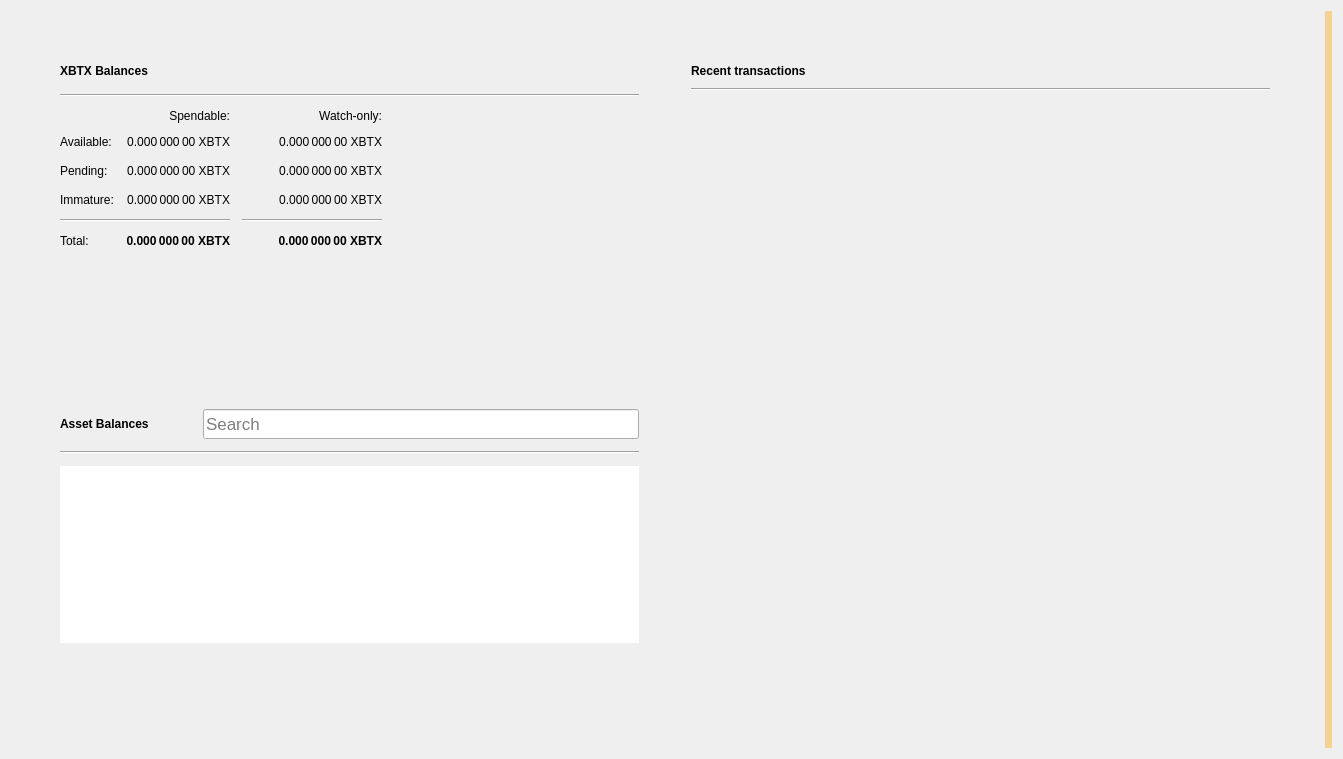
<?xml version="1.0" encoding="UTF-8"?>
<ui version="4.0">
 <class>OverviewPage</class>
 <widget class="QWidget" name="OverviewPage">
  <property name="geometry">
   <rect>
    <x>0</x>
    <y>0</y>
    <width>1343</width>
    <height>759</height>
   </rect>
  </property>
  <property name="windowTitle">
   <string>Form</string>
  </property>
  <property name="autoFillBackground">
   <bool>false</bool>
  </property>
  <layout class="QGridLayout" name="gridLayout_3">
   <item row="0" column="1">
    <layout class="QVBoxLayout" name="verticalLayout_7">
     <property name="spacing">
      <number>0</number>
     </property>
     <property name="leftMargin">
      <number>0</number>
     </property>
     <property name="topMargin">
      <number>0</number>
     </property>
     <property name="rightMargin">
      <number>0</number>
     </property>
     <property name="bottomMargin">
      <number>0</number>
     </property>
     <item>
      <layout class="QHBoxLayout" name="horizontalLayout" stretch="0,0">
       <property name="spacing">
        <number>34</number>
       </property>
       <property name="sizeConstraint">
        <enum>QLayout::SetMaximumSize</enum>
       </property>
       <property name="leftMargin">
        <number>40</number>
       </property>
       <property name="topMargin">
        <number>40</number>
       </property>
       <property name="rightMargin">
        <number>40</number>
       </property>
       <property name="bottomMargin">
        <number>40</number>
       </property>
       <item>
        <layout class="QVBoxLayout" name="verticalLayout_2">
         <property name="spacing">
          <number>34</number>
         </property>
         <property name="rightMargin">
          <number>0</number>
         </property>
         <item>
          <widget class="QFrame" name="frame">
           <property name="sizePolicy">
            <sizepolicy hsizetype="Preferred" vsizetype="Preferred">
             <horstretch>0</horstretch>
             <verstretch>0</verstretch>
            </sizepolicy>
           </property>
           <property name="frameShape">
            <enum>QFrame::NoFrame</enum>
           </property>
           <property name="frameShadow">
            <enum>QFrame::Raised</enum>
           </property>
           <property name="lineWidth">
            <number>10</number>
           </property>
           <layout class="QVBoxLayout" name="verticalLayout_4">
            <property name="spacing">
             <number>12</number>
            </property>
            <item>
             <layout class="QHBoxLayout" name="horizontalLayout_4">
              <item>
               <widget class="QLabel" name="XBTXBalancesLabel">
                <property name="font">
                 <font>
                  <weight>75</weight>
                  <bold>true</bold>
                 </font>
                </property>
                <property name="text">
                 <string>XBTX Balances</string>
                </property>
               </widget>
              </item>
              <item>
               <widget class="QPushButton" name="labelWalletStatus">
                <property name="enabled">
                 <bool>true</bool>
                </property>
                <property name="maximumSize">
                 <size>
                  <width>30</width>
                  <height>16777215</height>
                 </size>
                </property>
                <property name="toolTip">
                 <string>The displayed information may be out of date. Your wallet automatically synchronizes with the BitcoinSubsidium network after a connection is established, but this process has not completed yet.</string>
                </property>
                <property name="text">
                 <string/>
                </property>
                <property name="icon">
                 <iconset>
                  <normaloff>:/icons/warning</normaloff>
                  <disabledoff>:/icons/warning</disabledoff>:/icons/warning</iconset>
                </property>
                <property name="iconSize">
                 <size>
                  <width>24</width>
                  <height>24</height>
                 </size>
                </property>
                <property name="flat">
                 <bool>true</bool>
                </property>
               </widget>
              </item>
              <item>
               <spacer name="horizontalSpacer_3">
                <property name="orientation">
                 <enum>Qt::Horizontal</enum>
                </property>
                <property name="sizeHint" stdset="0">
                 <size>
                  <width>40</width>
                  <height>20</height>
                 </size>
                </property>
               </spacer>
              </item>
             </layout>
            </item>
            <item>
             <widget class="Line" name="line_2">
              <property name="orientation">
               <enum>Qt::Horizontal</enum>
              </property>
             </widget>
            </item>
            <item>
             <layout class="QGridLayout" name="gridLayout">
              <property name="spacing">
               <number>12</number>
              </property>
              <item row="3" column="2">
               <widget class="QLabel" name="labelWatchImmature">
                <property name="font">
                 <font>
                  <weight>50</weight>
                  <bold>false</bold>
                 </font>
                </property>
                <property name="cursor">
                 <cursorShape>IBeamCursor</cursorShape>
                </property>
                <property name="toolTip">
                 <string>Mined balance in watch-only addresses that has not yet matured</string>
                </property>
                <property name="text">
                 <string notr="true">0.000 000 00 XBTX</string>
                </property>
                <property name="alignment">
                 <set>Qt::AlignRight|Qt::AlignTrailing|Qt::AlignVCenter</set>
                </property>
                <property name="textInteractionFlags">
                 <set>Qt::LinksAccessibleByMouse|Qt::TextSelectableByKeyboard|Qt::TextSelectableByMouse</set>
                </property>
               </widget>
              </item>
              <item row="2" column="3">
               <spacer name="horizontalSpacer_2">
                <property name="orientation">
                 <enum>Qt::Horizontal</enum>
                </property>
                <property name="sizeHint" stdset="0">
                 <size>
                  <width>40</width>
                  <height>20</height>
                 </size>
                </property>
               </spacer>
              </item>
              <item row="1" column="0">
               <widget class="QLabel" name="labelBalanceText">
                <property name="text">
                 <string>Available:</string>
                </property>
               </widget>
              </item>
              <item row="1" column="2">
               <widget class="QLabel" name="labelWatchAvailable">
                <property name="font">
                 <font>
                  <weight>50</weight>
                  <bold>false</bold>
                 </font>
                </property>
                <property name="cursor">
                 <cursorShape>IBeamCursor</cursorShape>
                </property>
                <property name="toolTip">
                 <string>Your current balance in watch-only addresses</string>
                </property>
                <property name="text">
                 <string notr="true">0.000 000 00 XBTX</string>
                </property>
                <property name="alignment">
                 <set>Qt::AlignRight|Qt::AlignTrailing|Qt::AlignVCenter</set>
                </property>
                <property name="textInteractionFlags">
                 <set>Qt::LinksAccessibleByMouse|Qt::TextSelectableByKeyboard|Qt::TextSelectableByMouse</set>
                </property>
               </widget>
              </item>
              <item row="2" column="1">
               <widget class="QLabel" name="labelUnconfirmed">
                <property name="font">
                 <font>
                  <weight>50</weight>
                  <bold>false</bold>
                 </font>
                </property>
                <property name="cursor">
                 <cursorShape>IBeamCursor</cursorShape>
                </property>
                <property name="toolTip">
                 <string>Total of transactions that have yet to be confirmed, and do not yet count toward the spendable balance</string>
                </property>
                <property name="text">
                 <string notr="true">0.000 000 00 XBTX</string>
                </property>
                <property name="alignment">
                 <set>Qt::AlignRight|Qt::AlignTrailing|Qt::AlignVCenter</set>
                </property>
                <property name="textInteractionFlags">
                 <set>Qt::LinksAccessibleByMouse|Qt::TextSelectableByKeyboard|Qt::TextSelectableByMouse</set>
                </property>
               </widget>
              </item>
              <item row="4" column="2">
               <widget class="Line" name="lineWatchBalance">
                <property name="sizePolicy">
                 <sizepolicy hsizetype="Preferred" vsizetype="Fixed">
                  <horstretch>0</horstretch>
                  <verstretch>0</verstretch>
                 </sizepolicy>
                </property>
                <property name="minimumSize">
                 <size>
                  <width>140</width>
                  <height>0</height>
                 </size>
                </property>
                <property name="orientation">
                 <enum>Qt::Horizontal</enum>
                </property>
               </widget>
              </item>
              <item row="0" column="1">
               <widget class="QLabel" name="labelSpendable">
                <property name="text">
                 <string>Spendable:</string>
                </property>
                <property name="alignment">
                 <set>Qt::AlignRight|Qt::AlignTrailing|Qt::AlignVCenter</set>
                </property>
               </widget>
              </item>
              <item row="3" column="0">
               <widget class="QLabel" name="labelImmatureText">
                <property name="text">
                 <string>Immature:</string>
                </property>
               </widget>
              </item>
              <item row="5" column="2">
               <widget class="QLabel" name="labelWatchTotal">
                <property name="font">
                 <font>
                  <weight>75</weight>
                  <bold>true</bold>
                 </font>
                </property>
                <property name="cursor">
                 <cursorShape>IBeamCursor</cursorShape>
                </property>
                <property name="toolTip">
                 <string>Current total balance in watch-only addresses</string>
                </property>
                <property name="text">
                 <string notr="true">0.000 000 00 XBTX</string>
                </property>
                <property name="alignment">
                 <set>Qt::AlignRight|Qt::AlignTrailing|Qt::AlignVCenter</set>
                </property>
                <property name="textInteractionFlags">
                 <set>Qt::LinksAccessibleByMouse|Qt::TextSelectableByKeyboard|Qt::TextSelectableByMouse</set>
                </property>
               </widget>
              </item>
              <item row="4" column="0" colspan="2">
               <widget class="Line" name="line">
                <property name="orientation">
                 <enum>Qt::Horizontal</enum>
                </property>
               </widget>
              </item>
              <item row="0" column="2">
               <widget class="QLabel" name="labelWatchonly">
                <property name="text">
                 <string>Watch-only:</string>
                </property>
                <property name="alignment">
                 <set>Qt::AlignRight|Qt::AlignTrailing|Qt::AlignVCenter</set>
                </property>
               </widget>
              </item>
              <item row="5" column="1">
               <widget class="QLabel" name="labelTotal">
                <property name="font">
                 <font>
                  <weight>75</weight>
                  <bold>true</bold>
                 </font>
                </property>
                <property name="cursor">
                 <cursorShape>IBeamCursor</cursorShape>
                </property>
                <property name="toolTip">
                 <string>Your current total balance</string>
                </property>
                <property name="text">
                 <string notr="true">0.000 000 00 XBTX</string>
                </property>
                <property name="alignment">
                 <set>Qt::AlignRight|Qt::AlignTrailing|Qt::AlignVCenter</set>
                </property>
                <property name="textInteractionFlags">
                 <set>Qt::LinksAccessibleByMouse|Qt::TextSelectableByKeyboard|Qt::TextSelectableByMouse</set>
                </property>
               </widget>
              </item>
              <item row="1" column="1">
               <widget class="QLabel" name="labelBalance">
                <property name="font">
                 <font>
                  <weight>50</weight>
                  <bold>false</bold>
                 </font>
                </property>
                <property name="cursor">
                 <cursorShape>IBeamCursor</cursorShape>
                </property>
                <property name="toolTip">
                 <string>Your current spendable balance</string>
                </property>
                <property name="text">
                 <string notr="true">0.000 000 00 XBTX</string>
                </property>
                <property name="alignment">
                 <set>Qt::AlignRight|Qt::AlignTrailing|Qt::AlignVCenter</set>
                </property>
                <property name="textInteractionFlags">
                 <set>Qt::LinksAccessibleByMouse|Qt::TextSelectableByKeyboard|Qt::TextSelectableByMouse</set>
                </property>
               </widget>
              </item>
              <item row="2" column="0">
               <widget class="QLabel" name="labelPendingText">
                <property name="text">
                 <string>Pending:</string>
                </property>
               </widget>
              </item>
              <item row="5" column="0">
               <widget class="QLabel" name="labelTotalText">
                <property name="text">
                 <string>Total:</string>
                </property>
               </widget>
              </item>
              <item row="3" column="1">
               <widget class="QLabel" name="labelImmature">
                <property name="font">
                 <font>
                  <weight>50</weight>
                  <bold>false</bold>
                 </font>
                </property>
                <property name="cursor">
                 <cursorShape>IBeamCursor</cursorShape>
                </property>
                <property name="toolTip">
                 <string>Mined balance that has not yet matured</string>
                </property>
                <property name="text">
                 <string notr="true">0.000 000 00 XBTX</string>
                </property>
                <property name="alignment">
                 <set>Qt::AlignRight|Qt::AlignTrailing|Qt::AlignVCenter</set>
                </property>
                <property name="textInteractionFlags">
                 <set>Qt::LinksAccessibleByMouse|Qt::TextSelectableByKeyboard|Qt::TextSelectableByMouse</set>
                </property>
               </widget>
              </item>
              <item row="2" column="2">
               <widget class="QLabel" name="labelWatchPending">
                <property name="font">
                 <font>
                  <weight>50</weight>
                  <bold>false</bold>
                 </font>
                </property>
                <property name="cursor">
                 <cursorShape>IBeamCursor</cursorShape>
                </property>
                <property name="toolTip">
                 <string>Unconfirmed transactions to watch-only addresses</string>
                </property>
                <property name="text">
                 <string notr="true">0.000 000 00 XBTX</string>
                </property>
                <property name="alignment">
                 <set>Qt::AlignRight|Qt::AlignTrailing|Qt::AlignVCenter</set>
                </property>
                <property name="textInteractionFlags">
                 <set>Qt::LinksAccessibleByMouse|Qt::TextSelectableByKeyboard|Qt::TextSelectableByMouse</set>
                </property>
               </widget>
              </item>
             </layout>
            </item>
           </layout>
          </widget>
         </item>
         <item>
          <widget class="QWidget" name="assetVerticalSpaceWidget2" native="true">
           <property name="autoFillBackground">
            <bool>false</bool>
           </property>
           <layout class="QVBoxLayout" name="verticalLayout_6">
            <item>
             <spacer name="verticalSpacer_4">
              <property name="orientation">
               <enum>Qt::Vertical</enum>
              </property>
              <property name="sizeHint" stdset="0">
               <size>
                <width>20</width>
                <height>87</height>
               </size>
              </property>
             </spacer>
            </item>
           </layout>
          </widget>
         </item>
         <item>
          <widget class="QFrame" name="assetFrame">
           <property name="autoFillBackground">
            <bool>true</bool>
           </property>
           <property name="frameShape">
            <enum>QFrame::NoFrame</enum>
           </property>
           <property name="frameShadow">
            <enum>QFrame::Plain</enum>
           </property>
           <property name="lineWidth">
            <number>0</number>
           </property>
           <layout class="QVBoxLayout" name="verticalLayout_5">
            <property name="spacing">
             <number>12</number>
            </property>
            <item>
             <layout class="QHBoxLayout" name="assetBalanceHorizontalLayout">
              <item alignment="Qt::AlignVCenter">
               <widget class="QLabel" name="assetBalanceLabel">
                <property name="font">
                 <font>
                  <weight>75</weight>
                  <bold>true</bold>
                 </font>
                </property>
                <property name="text">
                 <string>Asset Balances</string>
                </property>
               </widget>
              </item>
              <item>
               <widget class="QPushButton" name="labelAssetStatus">
                <property name="enabled">
                 <bool>true</bool>
                </property>
                <property name="maximumSize">
                 <size>
                  <width>30</width>
                  <height>16777215</height>
                 </size>
                </property>
                <property name="toolTip">
                 <string>The displayed information may be out of date. Your wallet automatically synchronizes with the BitcoinSubsidium network after a connection is established, but this process has not completed yet.</string>
                </property>
                <property name="text">
                 <string/>
                </property>
                <property name="icon">
                 <iconset>
                  <normaloff>:/icons/warning</normaloff>
                  <disabledoff>:/icons/warning</disabledoff>:/icons/warning</iconset>
                </property>
                <property name="iconSize">
                 <size>
                  <width>24</width>
                  <height>24</height>
                 </size>
                </property>
                <property name="flat">
                 <bool>true</bool>
                </property>
               </widget>
              </item>
              <item alignment="Qt::AlignBottom">
               <widget class="QLineEdit" name="assetSearch">
                <property name="sizePolicy">
                 <sizepolicy hsizetype="Expanding" vsizetype="Preferred">
                  <horstretch>0</horstretch>
                  <verstretch>0</verstretch>
                 </sizepolicy>
                </property>
                <property name="minimumSize">
                 <size>
                  <width>0</width>
                  <height>30</height>
                 </size>
                </property>
                <property name="maximumSize">
                 <size>
                  <width>16777215</width>
                  <height>30</height>
                 </size>
                </property>
                <property name="sizeIncrement">
                 <size>
                  <width>0</width>
                  <height>0</height>
                 </size>
                </property>
                <property name="baseSize">
                 <size>
                  <width>0</width>
                  <height>0</height>
                 </size>
                </property>
                <property name="font">
                 <font>
                  <pointsize>13</pointsize>
                 </font>
                </property>
                <property name="maxLength">
                 <number>32</number>
                </property>
                <property name="frame">
                 <bool>true</bool>
                </property>
                <property name="alignment">
                 <set>Qt::AlignLeading|Qt::AlignLeft|Qt::AlignVCenter</set>
                </property>
                <property name="placeholderText">
                 <string>Search</string>
                </property>
                <property name="clearButtonEnabled">
                 <bool>true</bool>
                </property>
               </widget>
              </item>
             </layout>
            </item>
            <item>
             <widget class="Line" name="assetBalanceLine">
              <property name="orientation">
               <enum>Qt::Horizontal</enum>
              </property>
             </widget>
            </item>
            <item>
             <widget class="QListView" name="listAssets">
              <property name="frameShape">
               <enum>QFrame::NoFrame</enum>
              </property>
              <property name="lineWidth">
               <number>0</number>
              </property>
              <property name="verticalScrollMode">
               <enum>QAbstractItemView::ScrollPerItem</enum>
              </property>
             </widget>
            </item>
            <item>
             <widget class="QWidget" name="assetVerticalSpaceWidget" native="true">
              <property name="autoFillBackground">
               <bool>false</bool>
              </property>
              <layout class="QVBoxLayout" name="verticalLayout">
               <item>
                <spacer name="verticalSpacer_3">
                 <property name="orientation">
                  <enum>Qt::Vertical</enum>
                 </property>
                 <property name="sizeHint" stdset="0">
                  <size>
                   <width>20</width>
                   <height>40</height>
                  </size>
                 </property>
                </spacer>
               </item>
              </layout>
             </widget>
            </item>
           </layout>
          </widget>
         </item>
        </layout>
       </item>
       <item>
        <layout class="QVBoxLayout" name="verticalLayout_3">
         <property name="spacing">
          <number>34</number>
         </property>
         <property name="leftMargin">
          <number>0</number>
         </property>
         <item>
          <widget class="QFrame" name="frame_2">
           <property name="sizePolicy">
            <sizepolicy hsizetype="Preferred" vsizetype="Fixed">
             <horstretch>0</horstretch>
             <verstretch>0</verstretch>
            </sizepolicy>
           </property>
           <property name="frameShape">
            <enum>QFrame::NoFrame</enum>
           </property>
           <property name="frameShadow">
            <enum>QFrame::Plain</enum>
           </property>
           <property name="lineWidth">
            <number>0</number>
           </property>
           <layout class="QGridLayout" name="gridLayout_2">
            <property name="horizontalSpacing">
             <number>12</number>
            </property>
            <item row="0" column="0">
             <layout class="QHBoxLayout" name="horizontalLayout_2">
              <item>
               <widget class="QLabel" name="recentTransactionsLabel">
                <property name="font">
                 <font>
                  <weight>75</weight>
                  <bold>true</bold>
                 </font>
                </property>
                <property name="text">
                 <string>Recent transactions</string>
                </property>
               </widget>
              </item>
              <item>
               <widget class="QPushButton" name="labelTransactionsStatus">
                <property name="enabled">
                 <bool>true</bool>
                </property>
                <property name="maximumSize">
                 <size>
                  <width>30</width>
                  <height>16777215</height>
                 </size>
                </property>
                <property name="toolTip">
                 <string>The displayed information may be out of date. Your wallet automatically synchronizes with the BitcoinSubsidium network after a connection is established, but this process has not completed yet.</string>
                </property>
                <property name="text">
                 <string/>
                </property>
                <property name="icon">
                 <iconset>
                  <normaloff>:/icons/warning</normaloff>
                  <disabledoff>:/icons/warning</disabledoff>:/icons/warning</iconset>
                </property>
                <property name="iconSize">
                 <size>
                  <width>24</width>
                  <height>24</height>
                 </size>
                </property>
                <property name="flat">
                 <bool>true</bool>
                </property>
               </widget>
              </item>
              <item>
               <spacer name="horizontalSpacer">
                <property name="orientation">
                 <enum>Qt::Horizontal</enum>
                </property>
                <property name="sizeHint" stdset="0">
                 <size>
                  <width>40</width>
                  <height>20</height>
                 </size>
                </property>
               </spacer>
              </item>
             </layout>
            </item>
            <item row="2" column="0">
             <widget class="QListView" name="listTransactions">
              <property name="styleSheet">
               <string notr="true">QListView { background: transparent; }</string>
              </property>
              <property name="frameShape">
               <enum>QFrame::NoFrame</enum>
              </property>
              <property name="verticalScrollBarPolicy">
               <enum>Qt::ScrollBarAlwaysOff</enum>
              </property>
              <property name="horizontalScrollBarPolicy">
               <enum>Qt::ScrollBarAlwaysOff</enum>
              </property>
              <property name="selectionMode">
               <enum>QAbstractItemView::NoSelection</enum>
              </property>
             </widget>
            </item>
            <item row="1" column="0">
             <widget class="Line" name="line_3">
              <property name="orientation">
               <enum>Qt::Horizontal</enum>
              </property>
             </widget>
            </item>
           </layout>
          </widget>
         </item>
         <item>
          <spacer name="verticalSpacer_2">
           <property name="orientation">
            <enum>Qt::Vertical</enum>
           </property>
           <property name="sizeHint" stdset="0">
            <size>
             <width>20</width>
             <height>40</height>
            </size>
           </property>
          </spacer>
         </item>
        </layout>
       </item>
      </layout>
     </item>
    </layout>
   </item>
   <item row="0" column="3">
    <widget class="QLabel" name="labelAlerts">
     <property name="visible">
      <bool>true</bool>
     </property>
     <property name="styleSheet">
      <string notr="true">QLabel { background-color: qlineargradient(x1: 0, y1: 0, x2: 1, y2: 0, stop:0 #F0D0A0, stop:1 #F8D488); color:#000000; }</string>
     </property>
     <property name="wordWrap">
      <bool>true</bool>
     </property>
     <property name="margin">
      <number>3</number>
     </property>
     <property name="textInteractionFlags">
      <set>Qt::TextSelectableByMouse</set>
     </property>
    </widget>
   </item>
  </layout>
 </widget>
 <resources/>
 <connections/>
</ui>
